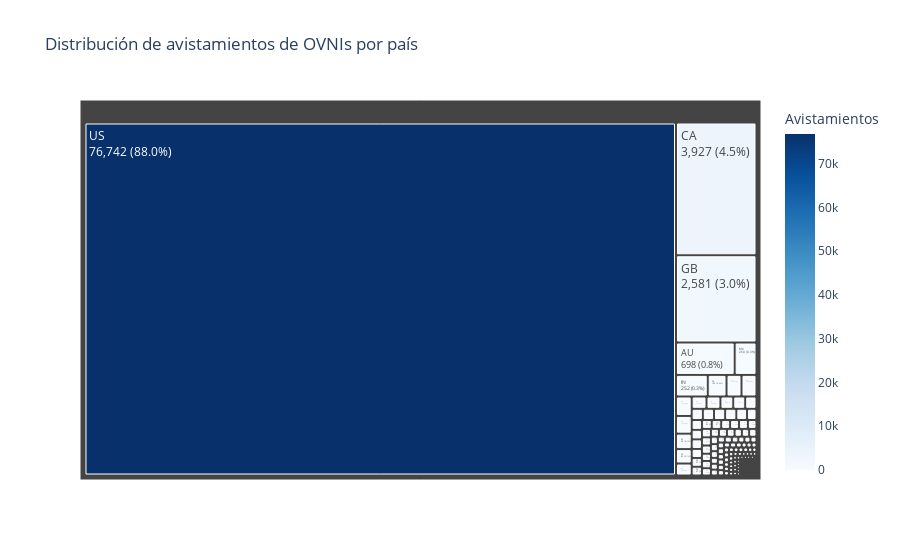

The notebook cell saved with this chart:
### Markdown cell above
Con el objetivo de completar los valores faltantes en la variable country, se utilizó la librería reverse_geocoder, que permite asignar país, estado y ciudad estimados a partir de coordenadas geográficas. Este proceso se aplicó exclusivamente a los registros con coordenadas válidas, es decir, aquellos donde tanto latitude como longitude:
* No eran nulos (NaN), y
* No eran iguales a 0 (ya que este valor representa datos no informativos y podría inducir a errores en la geolocalización).

Gracias a esta estrategia, se logró aumentar la cobertura de la columna country, pasando de 76,314 valores declarados originalmente a 87,174 valores asignados, lo que representa una mejora del 14.2% en la completitud de esta característica.

Este enriquecimiento resulta clave para análisis geográficos posteriores y se llevó a cabo de forma local, eficiente y sin requerimientos de conexión a APIs externas.

### Code cell
import plotly.express as px

# Calcular total para el porcentaje
ufo_country["%"] = ufo_country["Avistamientos"] / ufo_country["Avistamientos"].sum()

# Formateo de texto"
ufo_country["label"] = ufo_country.apply(
    lambda row: f"{row['País']}<br>{row['Avistamientos']:,} ({row['%']:.1%})", axis=1
)

# Graficar el treemap
fig = px.treemap(
    ufo_country,
    path=["label"],
    values="Avistamientos",
    title="Distribución de avistamientos de OVNIs por país",
    color="Avistamientos",
    color_continuous_scale="Blues"
)
fig.show()

fig.write_image("imagenes/treemap_ufo_avistamientos.png", scale=2, width=1200, height=800)

### Figure 1 — Plotly figure (JSON) as saved in the notebook; plotly's stock layout.template omitted (floating-point values rounded to 4 significant figures; data arrays with more than 128 entries replaced by an {"elided": "..."} marker saying what was removed)
{"data": [{"branchvalues": "total", "customdata": {"elided": "170x1 float values"}, "domain": {"x": [0, 1], "y": [0, 1]}, "hovertemplate": "labels=%{label}<br>Avistamientos_sum=%{value}<br>parent=%{parent}<br>id=%{id}<br>Avistamientos=%{color}<extra></extra>", "ids": {"elided": "170 str values"}, "labels": {"elided": "170 str values"}, "marker": {"coloraxis": "coloraxis", "colors": {"elided": "170 float values"}}, "name": "", "parents": {"elided": "170 str values"}, "type": "treemap", "values": {"elided": "170 float values"}}], "layout": {"coloraxis": {"colorbar": {"title": {"text": "Avistamientos"}}, "colorscale": [[0, "rgb(247,251,255)"], [0.125, "rgb(222,235,247)"], [0.25, "rgb(198,219,239)"], [0.375, "rgb(158,202,225)"], [0.5, "rgb(107,174,214)"], [0.625, "rgb(66,146,198)"], [0.75, "rgb(33,113,181)"], [0.875, "rgb(8,81,156)"], [1, "rgb(8,48,107)"]]}, "legend": {"tracegroupgap": 0}, "title": {"text": "Distribución de avistamientos de OVNIs por país"}}}
